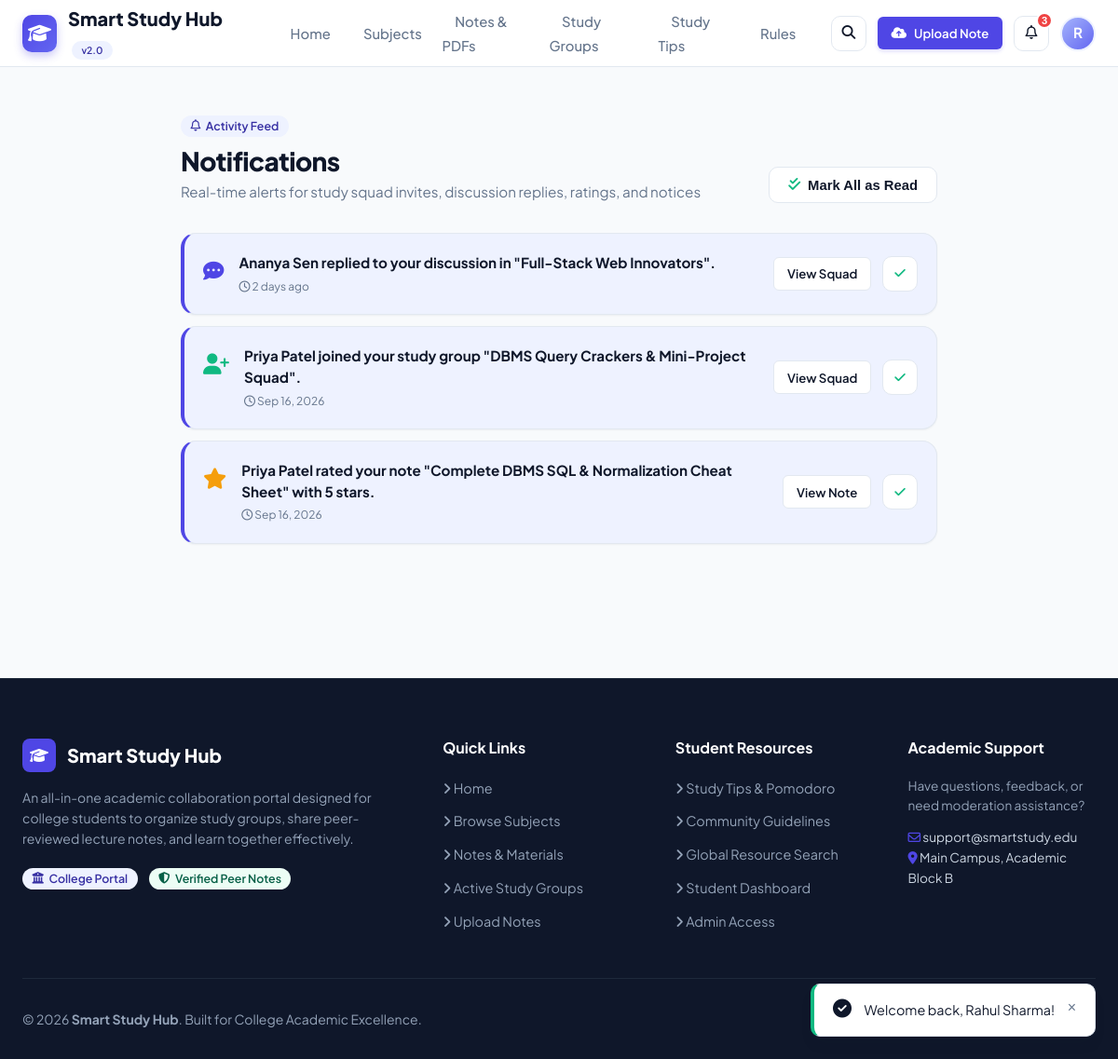
/notifications.php (signed in), run on the app's committed database.
### tables this page shows
CREATE TABLE IF NOT EXISTS `notifications` (
  `id` INT AUTO_INCREMENT PRIMARY KEY,
  `user_id` INT NOT NULL,
  `message` TEXT NOT NULL,
  `type` VARCHAR(50) NOT NULL,
  `related_id` INT DEFAULT NULL,
  `is_read` TINYINT(1) DEFAULT 0,
  `created_at` TIMESTAMP DEFAULT CURRENT_TIMESTAMP,
  INDEX (`user_id`),
  CONSTRAINT `fk_notifications_user` FOREIGN KEY (`user_id`) REFERENCES `users` (`id`) ON DELETE CASCADE
);

### includes/auth.php (called while the page is built, shortened)
<?php
require_once __DIR__ . '/../config/database.php';
require_once __DIR__ . '/functions.php';
function getCurrentUserId(): ?int {
    return $_SESSION['user']['id'] ?? null;
}

### includes/functions.php (called while the page is built, shortened)
<?php
function e(?string $string): string {
    return htmlspecialchars($string ?? '', ENT_QUOTES, 'UTF-8');
}
function timeAgo(string $datetime): string {
    $timestamp = strtotime($datetime);
    $diff = time() - $timestamp;
    if ($diff < 60) {
        return 'Just now';
    } elseif ($diff < 3600) {
        $mins = floor($diff / 60);
        return $mins . ' min' . ($mins > 1 ? 's' : '') . ' ago';
    } elseif ($diff < 86400) {
        $hours = floor($diff / 3600);
        return $hours . ' hr' . ($hours > 1 ? 's' : '') . ' ago';
    } elseif ($diff < 604800) {
        $days = floor($diff / 86400);
        return $days . ' day' . ($days > 1 ? 's' : '') . ' ago';
    } else {
        return date('M j, Y', $timestamp);
    }
}
function getUnreadNotificationCount(PDO $pdo, int $userId): int {
    try {
        $stmt = $pdo->prepare("SELECT COUNT(*) FROM notifications WHERE user_id = ? AND is_read = 0");
        $stmt->execute([$userId]);
        return (int) $stmt->fetchColumn();
    } catch (PDOException $e) {
        return 0;
    }
}

### notifications.php (the view, shortened to what this page needs)
<?php
require_once __DIR__ . '/config/database.php';
require_once __DIR__ . '/includes/functions.php';
require_once __DIR__ . '/includes/auth.php';
$pdo = getDBConnection();
$userId = (int)getCurrentUserId();
$stmt = $pdo->prepare("SELECT * FROM notifications WHERE user_id = ? ORDER BY created_at DESC LIMIT 50");
$stmt->execute([$userId]);
$notifications = $stmt->fetchAll();
$unreadCount = getUnreadNotificationCount($pdo, $userId);
require_once __DIR__ . '/includes/header.php';
?>
<div class="container container-narrow" style="padding-top: 3rem; padding-bottom: 4rem;">
    <div class="section-header">
        <div>
            <span class="badge badge-primary" style="margin-bottom: 0.5rem;"><i class="far fa-bell"></i> Activity Feed</span>
            <h1 class="section-title">Notifications</h1>
            <p class="section-subtitle">Real-time alerts for study squad invites, discussion replies, ratings, and notices</p>
        </div>
        <?php if ($unreadCount > 0): ?>
            <form method="POST" action="<?= BASE_URL ?>/notifications.php">
                <button type="submit" class="btn btn-secondary">
                    <i class="fas fa-check-double text-accent"></i> Mark All as Read
                </button>
            </form>
        <?php endif; ?>
    </div>
    <?php if (empty($notifications)): ?>
        <div class="card" style="text-align: center; padding: 4rem 1.5rem;">
            <div class="logo-icon" style="margin: 0 auto 1.5rem; width: 64px; height: 64px; font-size: 2rem; background: var(--bg-subtle); color: var(--text-muted);">
                <i class="far fa-bell-slash"></i>
            </div>
            <h3>No notifications yet</h3>
            <p class="text-muted" style="max-width: 440px; margin: 0.5rem auto 1.5rem;">
                When someone joins your study group, rates your uploaded notes, or replies to your discussions, you'll see it here!
            </p>
            <a href="<?= BASE_URL ?>/dashboard.php" class="btn btn-primary">Return to Dashboard</a>
        </div>
    <?php else: ?>
        <div style="display: flex; flex-direction: column; gap: 0.75rem;">
            <?php foreach ($notifications as $n):
                $icon = 'info-circle text-primary';
                if ($n['type'] === 'rating') $icon = 'star text-warning';
                elseif ($n['type'] === 'group_join') $icon = 'user-plus text-accent';
                elseif ($n['type'] === 'announcement') $icon = 'bullhorn text-secondary';
                elseif ($n['type'] === 'post_reply') $icon = 'comment-dots text-primary';
            ?>
                <div class="card" style="padding: 1.25rem; flex-direction: row; align-items: center; justify-content: space-between; gap: 1rem; border-left: 4px solid <?= $n['is_read'] ? 'var(--border)' : 'var(--primary)' ?>; background: <?= $n['is_read'] ? 'var(--bg-card)' : 'var(--primary-light)' ?>;">
                    <div style="display: flex; align-items: flex-start; gap: 1rem;">
                        <div style="font-size: 1.4rem; margin-top: 2px;">
                            <i class="fas fa-<?= $icon ?>"></i>
                        </div>
                        <div>
                            <div style="font-size: 0.95rem; line-height: 1.5; color: var(--text-main); font-weight: <?= $n['is_read'] ? '500' : '700' ?>;">
                                <?= e($n['message']) ?>
                            </div>
                            <div class="text-muted" style="font-size: 0.75rem; margin-top: 4px;">
                                <i class="far fa-clock"></i> <?= timeAgo($n['created_at']) ?>
                            </div>
                        </div>
                    </div>
                    <div style="display: flex; align-items: center; gap: 0.75rem;">
                        <?php if ($n['type'] === 'group_join' || $n['type'] === 'announcement' || $n['type'] === 'post_reply'): ?>
                            <a href="<?= BASE_URL ?>/group.php?id=<?= $n['related_id'] ?>" class="btn btn-sm btn-secondary">
                                View Squad
                            </a>
                        <?php elseif ($n['type'] === 'rating'): ?>
                            <a href="<?= BASE_URL ?>/note_details.php?id=<?= $n['related_id'] ?>" class="btn btn-sm btn-secondary">
                                View Note
                            </a>
                        <?php endif; ?>
                        <?php if (!$n['is_read']): ?>
                            <button type="button" class="btn btn-icon btn-secondary btn-sm" onclick="markNotificationRead(<?= $n['id'] ?>, this.closest('.card'))" title="Mark as read">
                                <i class="fas fa-check text-accent"></i>
                            </button>
                        <?php endif; ?>
                    </div>
                </div>
            <?php endforeach; ?>
        </div>
    <?php endif; ?>
</div>
<?php require_once __DIR__ . '/includes/footer.php'; ?>

### assets/css/style.css (style rules this page uses)
:root { --primary: #4f46e5; --primary-hover: #4338ca; --primary-light: #eef2ff; --primary-dark: #3730a3; --secondary: #0ea5e9; --secondary-light: #e0f2fe; --accent: #10b981; --accent-light: #ecfdf5; --warning: #f59e0b; --warning-light: #fef3c7; --danger: #ef4444; --danger-light: #fee2e2; --bg-main: #f8fafc; --bg-card: #ffffff; --bg-subtle: #f1f5f9; --border: #e2e8f0; --border-focus: #818cf8; --text-main: #0f172a; --text-muted: #64748b; --text-light: #94a3b8; --text-white: #ffffff; --radius-sm: 6px; --radius-md: 10px; --radius-lg: 16px; --radius-xl: 24px; --radius-full: 9999px; --shadow-sm: 0 1px 2px 0 rgba(15, 23, 42, 0.05); --shadow-md: 0 4px 6px -1px rgba(15, 23, 42, 0.07), 0 2px 4px -2px rgba(15, 23, 42, 0.05); --shadow-lg: 0 10px 15px -3px rgba(15, 23, 42, 0.08), 0 4px 6px -4px rgba(15, 23, 42, 0.04); --shadow-xl: 0 20px 25px -5px rgba(15, 23, 42, 0.1), 0 8px 10px -6px rgba(15, 23, 42, 0.05); --transition: all 0.2s cubic-bezier(0.16, 1, 0.3, 1); }
*, *::before, *::after { box-sizing: border-box; margin: 0; padding: 0; }
body { font-family: 'Plus Jakarta Sans', -apple-system, BlinkMacSystemFont, 'Segoe UI', Roboto, sans-serif; background-color: var(--bg-main); color: var(--text-main); line-height: 1.6; min-height: 100vh; display: flex; flex-direction: column; -webkit-font-smoothing: antialiased; }
a { color: var(--primary); text-decoration: none; transition: var(--transition); }
h1, h2, h3, h4, h5, h6 { font-weight: 700; line-height: 1.25; color: var(--text-main); }
.text-muted { color: var(--text-muted); }
.text-primary { color: var(--primary); }
.text-accent { color: var(--accent); }
.text-warning { color: var(--warning); }
.container { width: 100%; max-width: 1240px; margin: 0 auto; padding: 0 1.5rem; }
.container-narrow { max-width: 860px; }
.btn { display: inline-flex; align-items: center; justify-content: center; gap: 0.5rem; padding: 0.65rem 1.25rem; font-size: 0.925rem; font-weight: 600; border-radius: var(--radius-md); border: 1px solid transparent; cursor: pointer; transition: var(--transition); text-align: center; white-space: nowrap; }
.btn-sm { padding: 0.4rem 0.85rem; font-size: 0.825rem; border-radius: var(--radius-sm); }
.btn-secondary { background-color: var(--bg-card); color: var(--text-main); border-color: var(--border); }
.btn-icon { width: 38px; height: 38px; padding: 0; border-radius: var(--radius-md); display: inline-flex; align-items: center; justify-content: center; }
.badge { display: inline-flex; align-items: center; gap: 0.35rem; padding: 0.25rem 0.65rem; font-size: 0.775rem; font-weight: 600; border-radius: var(--radius-full); line-height: 1.2; }
.badge-primary { background-color: var(--primary-light); color: var(--primary-dark); }
.card { background: var(--bg-card); border: 1px solid var(--border); border-radius: var(--radius-lg); padding: 1.5rem; box-shadow: var(--shadow-sm); transition: var(--transition); display: flex; flex-direction: column; }
.section-header { display: flex; align-items: flex-end; justify-content: space-between; margin-bottom: 2rem; gap: 1rem; flex-wrap: wrap; }
.section-title { font-size: 1.75rem; font-weight: 800; letter-spacing: -0.02em; }
.section-subtitle { color: var(--text-muted); font-size: 0.95rem; margin-top: 0.25rem; }

### data on the page
notifications: message "Ananya Sen replied to your discussion in \"Full-Stack Web Innovators\".", created_at "2 days ago"
notifications: message "Priya Patel joined your study group \"DBMS Query Crackers & Mini-Project Squad\".", created_at "Sep 16, 2026"
notifications: message "Priya Patel rated your note \"Complete DBMS SQL & Normalization Cheat Sheet\" with 5 stars.", created_at "Sep 16, 2026"

### other printed values
$unreadNotifCount "3"
substr($currentUser['name'], 0, 1) "R"
